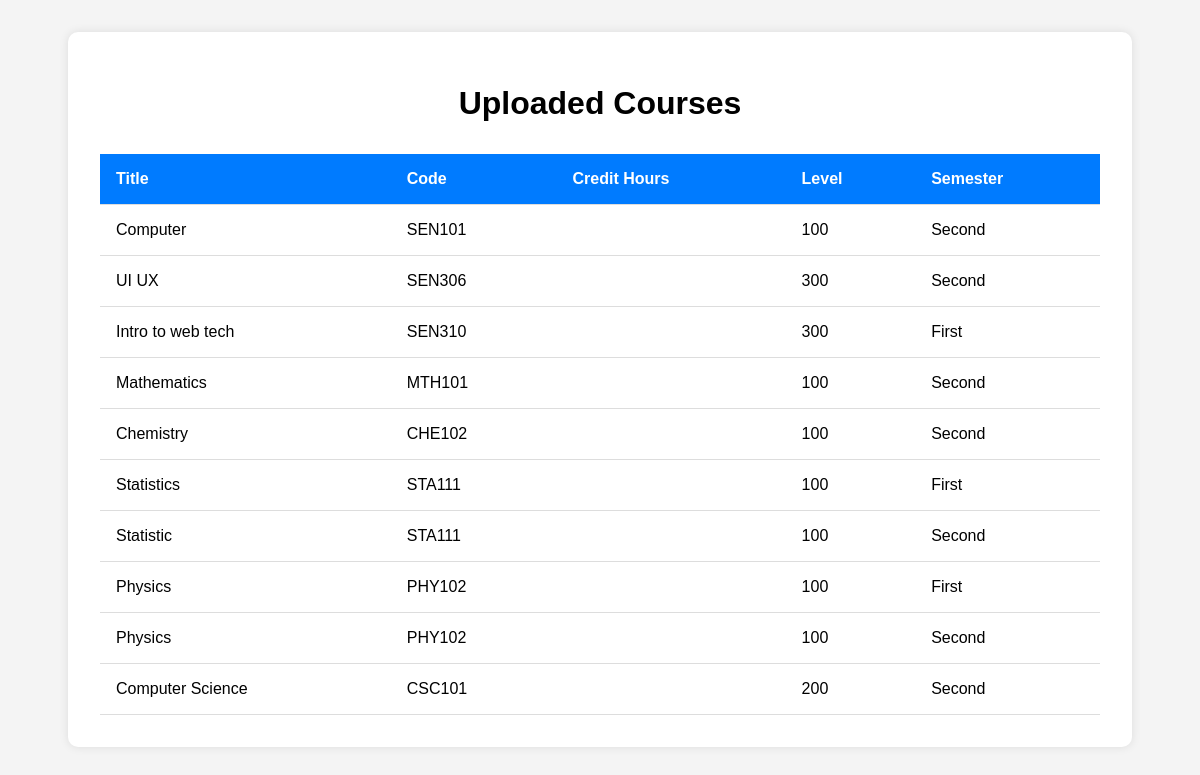
Before: /course_list/ with the older database file.
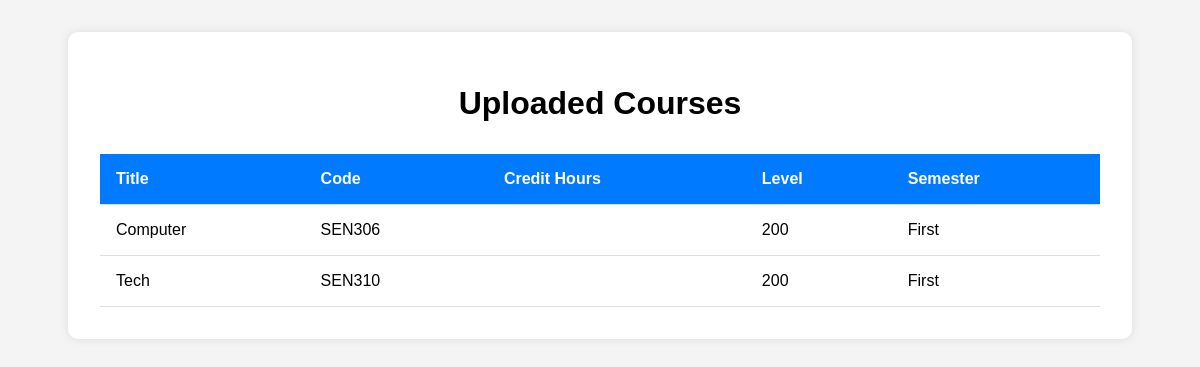
After: the same page with the newer database file.
### app.py (models this page shows, shortened)
class Courses(db.Model):
    __tablename__ = "coursesDetails"
    id = db.Column(db.Integer, primary_key =True)
    code =  db.Column(db.String(100), nullable= False)
    title = db.Column(db.String(100), nullable =False)
    credits_hours = db.Column(db.String(100), nullable=False)
    level = db.Column(db.String(20))
    semester = db.Column(db.String(20))

### app.py (the view)
@app.route("/course_list/")
def course_list():
    courses = Courses.query.all()
    return render_template("course_list.html", courses=courses)

### templates/course_list.html (shortened to what this page needs)
<!DOCTYPE html>
<html lang="en">
<head>
    <link rel="stylesheet" href="{{ url_for('static', filename='course_list.css') }}">
</head>
<body>
    <div class="container">
        <h1>Uploaded Courses</h1>
        {% if courses %}
        <table>
            <thead>
                <tr>
                    <th>Title</th>
                    <th>Code</th>
                    <th>Credit Hours</th>
                    <th>Level</th>
                    <th>Semester</th>
                </tr>
            </thead>
            <tbody>
                {% for course in courses %}
                <tr>
                    <td>{{ course.title }}</td>
                    <td>{{ course.code }}</td>
                    <td>{{ course.credit_hours }}</td>
                    <td>{{ course.level }}</td>
                    <td>{{ course.semester }}</td>
                </tr>
                {% endfor %}
            </tbody>
        </table>
        {% else %}
            <p>No courses uploaded yet.</p>
        {% endif %}
    </div>
</body>
</html>

### static/course_list.css (style rules this page uses)
body { font-family: Arial, sans-serif; background-color: #f4f4f4; margin: 0; padding: 2rem; }
.container { background-color: white; padding: 2rem; border-radius: 10px; max-width: 1000px; margin: auto; box-shadow: 0 0 10px rgba(0,0,0,0.1); }
h1 { text-align: center; margin-bottom: 2rem; }
table { width: 100%; border-collapse: collapse; }
th, td { padding: 1rem; text-align: left; border-bottom: 1px solid #ddd; }
th { background-color: #007bff; color: white; }

Changed rows visible on the page:
removed Courses: title "Intro to web tech", code "SEN310", level "300", semester "First"
removed Courses: title "Mathematics", code "MTH101", level "100", semester "Second"
removed Courses: title "Chemistry", code "CHE102", level "100", semester "Second"
removed Courses: title "Statistics", code "STA111", level "100", semester "First"
removed Courses: title "Statistic", code "STA111", level "100", semester "Second"
removed Courses: title "Physics", code "PHY102", level "100", semester "First"
removed Courses: title "Physics", code "PHY102", level "100", semester "Second"
removed Courses: title "Computer Science", code "CSC101", level "200", semester "Second"
changed Courses "Computer": code "SEN101" → "SEN306"; level "100" → "200"; semester "Second" → "First"
changed Courses: title "UI UX" → "Tech"; code "SEN306" → "SEN310"; level "300" → "200"; semester "Second" → "First"
